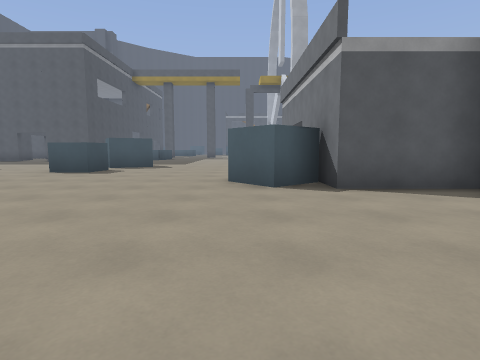
view 1 (above)

24 first-person views from a walk through a 3-D level made in the Godot game engine. The camera is 1.2 m above the floor, tilts 6° down and sees 80° across. The floor is counted in squares, 2 m on a side. Each view is taken from the middle of a square. On the plan, view 1 faces up. The plan holds only what a view shows up to about 9 squares ahead; the rest is blank. The place goes on beyond the plan.

view 2
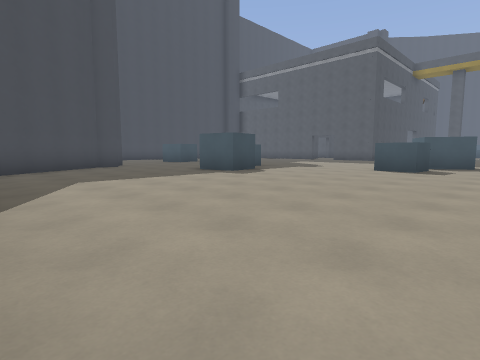

view 3
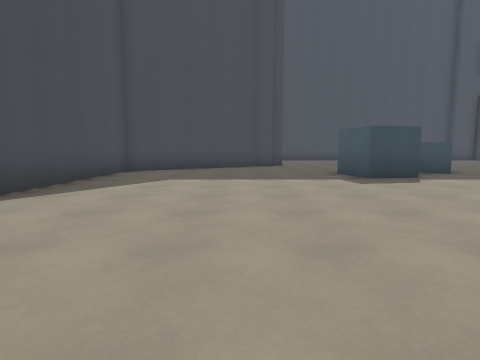

view 4
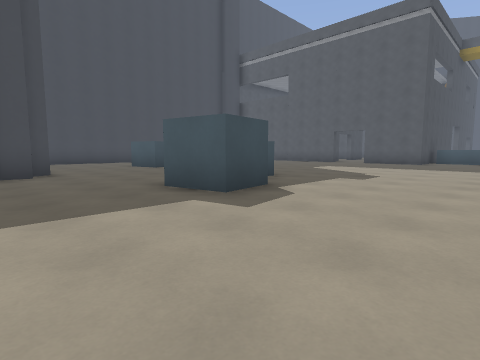

view 5
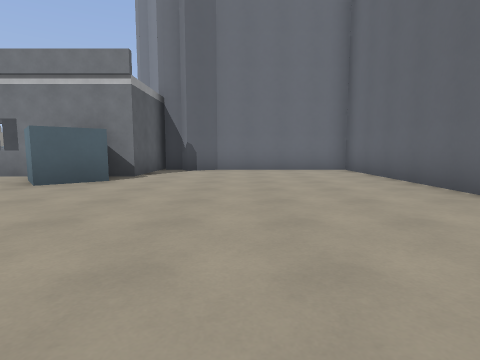

view 6
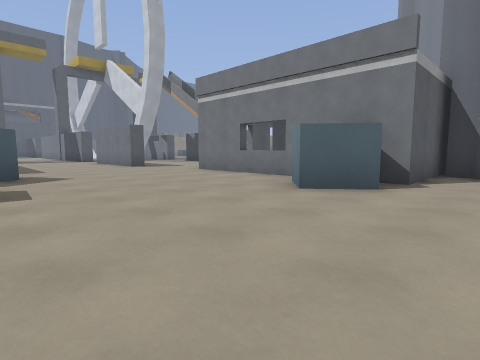

view 7
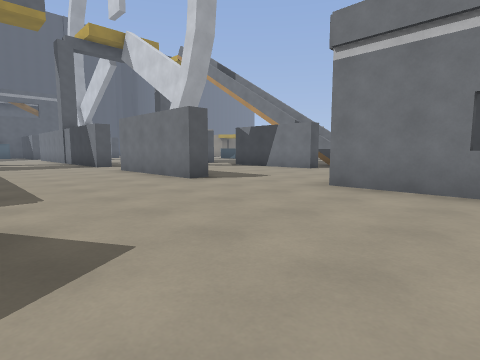

view 8
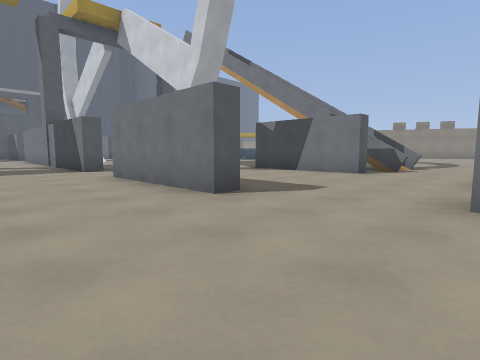

view 9
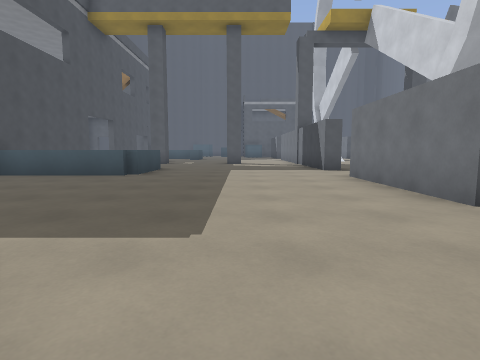

view 10
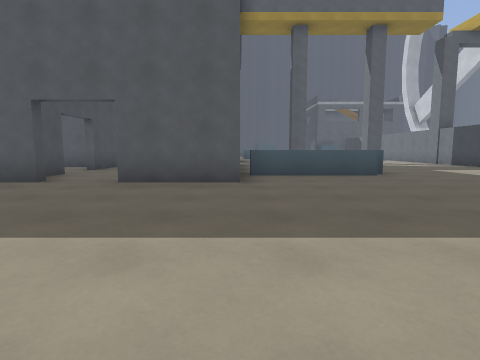

view 11
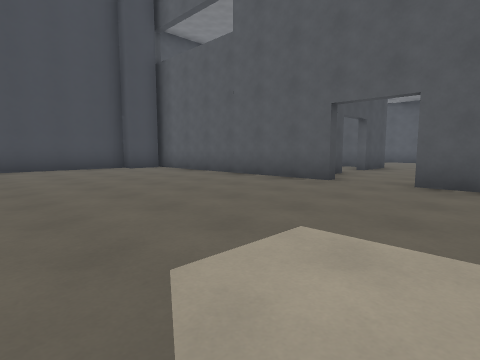

view 12
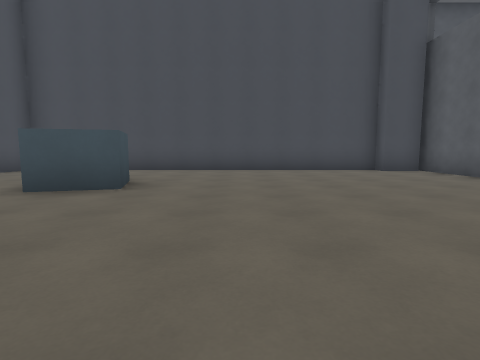

view 13
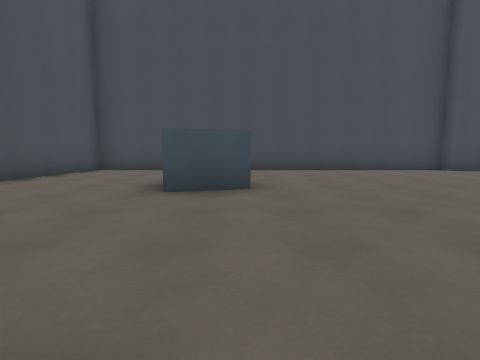

view 14
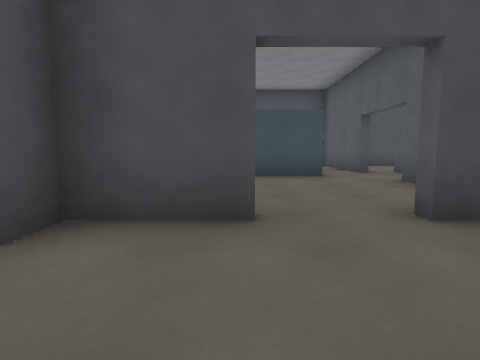

view 15
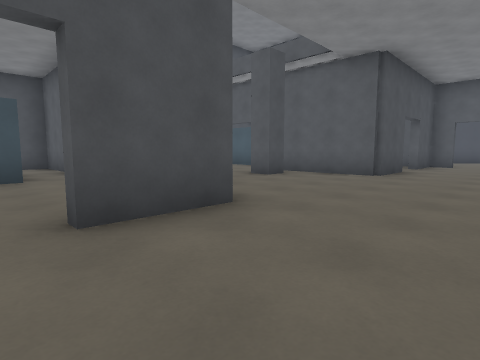

view 16
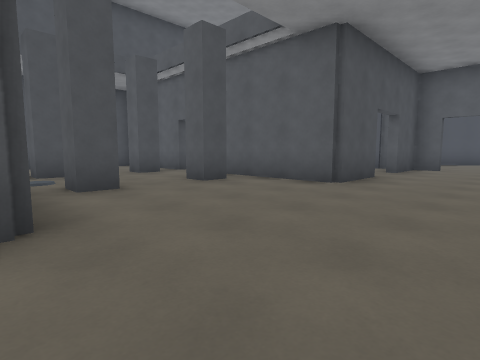

view 17
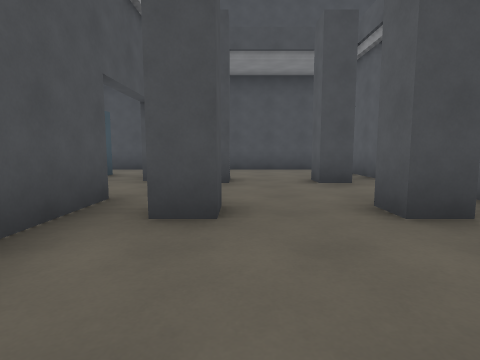

view 18
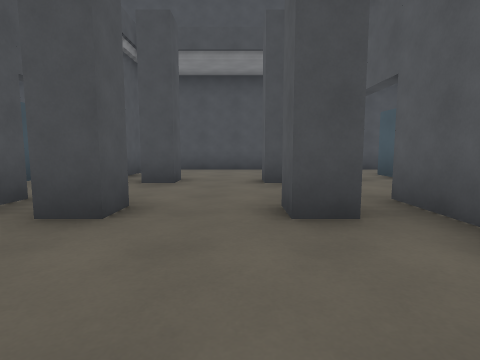

view 19
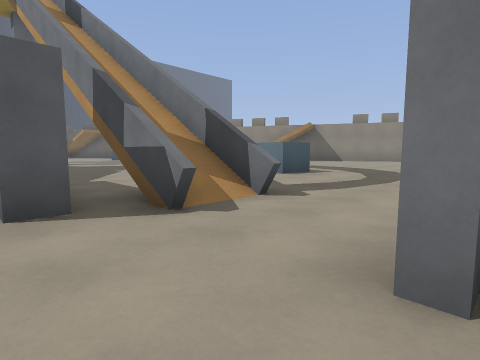

view 20
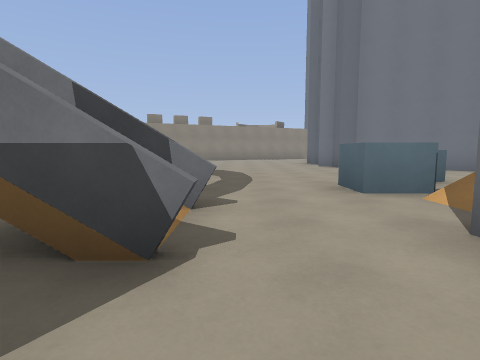

view 21
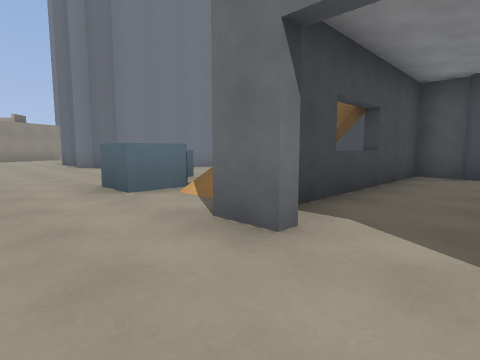

view 22
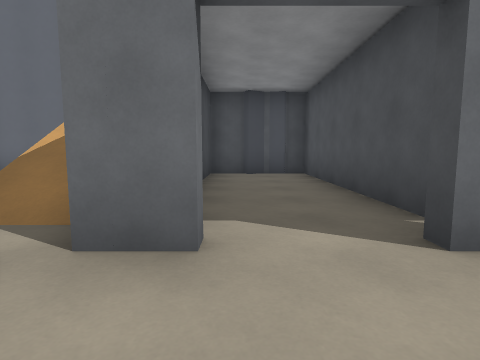

view 23
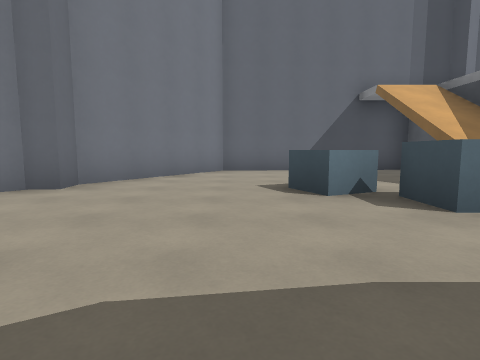

view 24
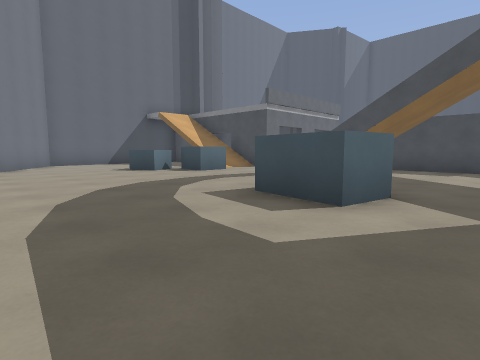

### Floor plan
Points are (right, up) in squares from view 1. A wall is a line through its corners. A room is listed if a view was taken in it or the views show most of it. See-through windows are left out.
Room 1 (views 1, 2, 3, 4, 5, 6, 7, 8, 9, 10, 11, 12, 13, 14, 15, 16, 17, 18, 19, 20, 21, 22)
walls: (-8, 15.3) (-10.2, 15.3); (-4.6, 16.7) (-7.8, 16.7); (-3, 10.2) (-4.3, 9.5); (-4.5, 19) (-4.5, 17); (-8, 19.1) (-8, 17.1); (-11.6, 15.3) (-18.5, 15.3); (-3.9, 8.6) (-4, 7.6) (-5.2, 7.7); (1.1, 13) (0.5, 13) (0.5, 16.5); (-12.4, 17.3) (-12.4, 15.5) (-11.7, 15.5); (-9.2, 7.3) (-9.5, 6.6); (-8.2, 6) (-8, 4.7) (-9.3, 4.5); (1.1, 18.6) (0.5, 18.6) (0.5, 20.4); (-12.4, 20.5) (-12.4, 18.6); (4.3, 9.5) (4.3, 4.6) (5.4, 4.6); (1.5, 5.4) (0.5, 4.6) (-0.2, 5.5) (0.8, 6.3); (-15.6, 7.8) (-14.4, 8.2) (-14, 6.8); (-15.5, 20.4) (-13.9, 20.4); (5.9, 13) (5.3, 13) (5.3, 15.6); (-15.1, 21.8) (-14.4, 21.8) (-14.4, 21.2) (-15.1, 21.2); (-18.1, 15.1) (-18.1, 14.1) (-18.6, 14.1) (-18.6, 3.8) (-15.4, 3.5); (-12.3, 3.3) (-12.3, 2.6); (-13.1, 3.7) (-12.8, 3.2); (6.5, 12.1) (6.5, 14.2); (6.1, 10.3) (7, 10.3); (-14.4, 24.1) (-14.4, 23.5) (-15.1, 23.5); (-12, 2) (-10, -1.2) (-5.8, -1.2); (7.9, 12.2) (7.9, 14.4); (4.8, 4.7) (5.3, 4.6) (5.8, 4.9); (4.6, 4.4) (1.5, 4.4) (1.5, 10.4); (-12.4, 26.8) (-12.4, 24.9) (-15.5, 24.9); (-17.2, 24.1) (-17.2, 23.5); (5.9, 4.6) (6.7, 4.6) (6.7, 9.4); (-1.2, -1.2) (3.7, -1.2) (3.7, 2.7) (3.3, 3.5) (3.7, 3.7) (3.7, 4.2); (-12.4, 29.5) (-12.4, 28.1)
ways out: opening at (6, 14) to room 2; opening at (7, 11.5) to room 2; opening at (-16.5, 24.5) to room 3; opening at (-15, 23) to room 3; opening at (-13, 18) to room 4; opening at (-20, 27.5); opening at (-18.5, 26)
Room 2 (views 23, 24)
walls: (11.1, 15.8) (12.1, 15.7) (11.9, 14.2) (10.9, 14.3) (11.1, 15.4); (5.7, 16.3) (5.7, 14.1); (8.9, 9.2) (8.9, 10.3) (9.9, 10.3) (9.9, 9.2); (10, 8.9) (10.8, 9.3) (11.3, 8.4); (10.5, 8) (10.2, 8.4); (7.1, 4.3) (12.5, 4.6) (14.8, 8.1) (14.7, 8.7) (15.2, 8.7) (15.5, 9)
ways out: opening at (6, 14) to room 1; opening at (7, 11.5) to room 1
Room 3 (no view inside)
walls: (-17.9, 21.8) (-17.2, 21.8) (-17.2, 21.2) (-17.9, 21.2); (-19.6, 20.4) (-18.6, 20.4); (-17.2, 23.5) (-17.9, 23.5); (-20.7, 24.2) (-20.7, 21.1); (-17.4, 24.9) (-19.4, 24.9)
ways out: opening at (-16.5, 24.5) to room 1; opening at (-15, 23) to room 1; opening at (-17, 20) to room 4
Room 4 (no view inside)
walls: (-16.5, 19) (-16.5, 17.2); (-15, 20.1) (-15.5, 20.1)
ways out: opening at (-13, 18) to room 1; opening at (-17, 20) to room 3

Where each view was taken, in squares from view 1:
view 1: 0 up, 0 right, facing up
view 2: 1 down, 2 left, facing up-left
view 3: 2 up, 2 left, facing left
view 4: 2 up, 5 left, facing up-left
view 5: 2 up, 5 left, facing right
view 6: 3 up, 4 left, facing up-right
view 7: 8 up, 3 left, facing up-right
view 8: 10 up, 2 left, facing up-right
view 9: 10 up, 2 left, facing up
view 10: 10 up, 8 left, facing up
view 11: 10 up, 9 left, facing up-left
view 12: 10 up, 10 left, facing left
view 13: 8 up, 10 left, facing left
view 14: 17 up, 10 left, facing left
view 15: 18 up, 10 left, facing up-left
view 16: 20 up, 10 left, facing up-left
view 17: 22 up, 12 left, facing left
view 18: 23 up, 12 left, facing left
view 19: 10 up, 5 right, facing up-right
view 20: 12 up, 5 right, facing right
view 21: 12 up, 5 right, facing down-right
view 22: 12 up, 6 right, facing down
view 23: 13 up, 12 right, facing down
view 24: 17 up, 15 right, facing down-left
